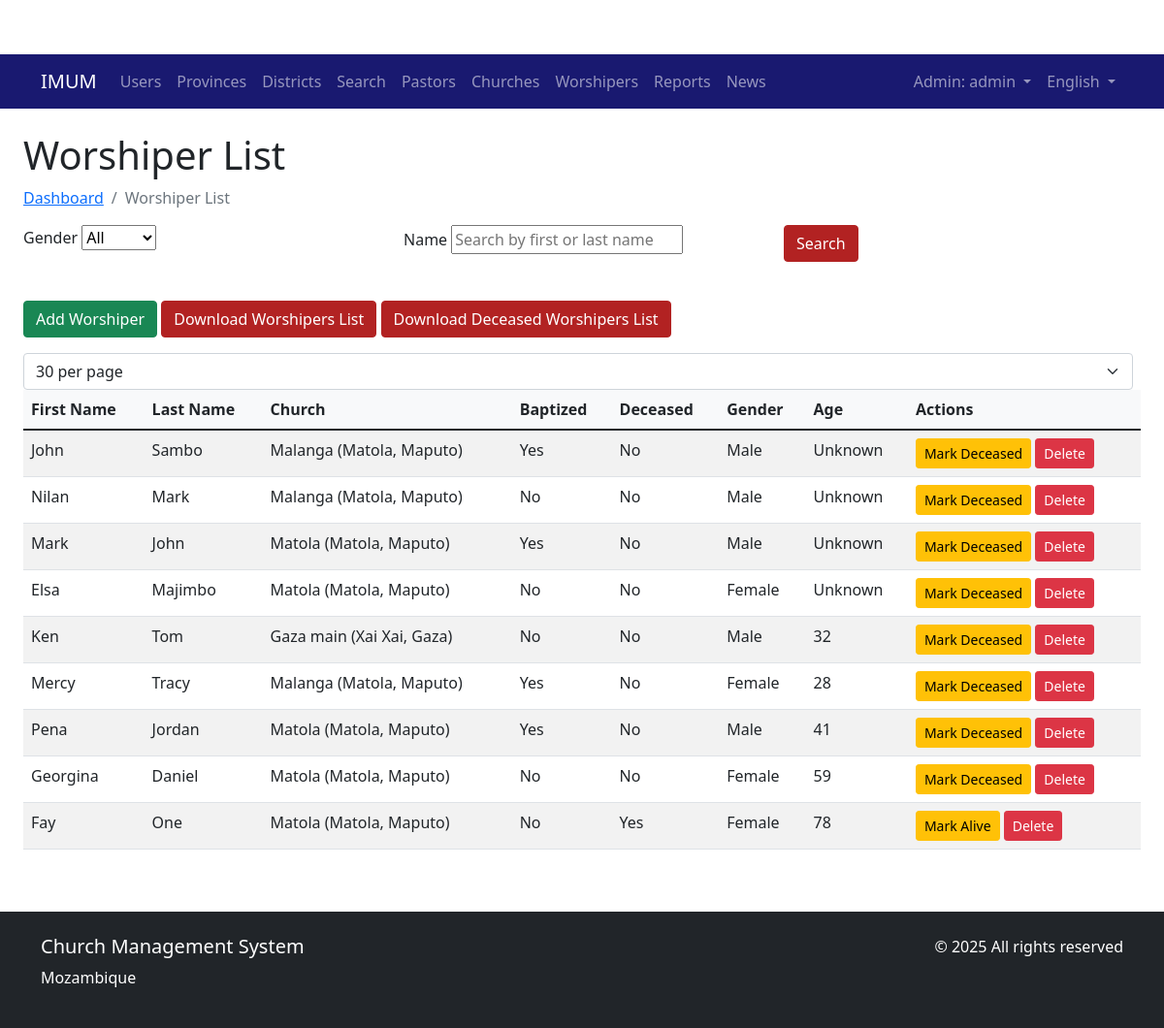
Page /worshipers/ (signed in) on the committed database.
### church/models.py (models this page shows, shortened)
class User(AbstractUser):
    ROLE_CHOICES = (
        ('ADMIN', _('Admin')),
        ('MAIN_REVEREND', _('Main Reverend')),
        ('PASTOR', _('Pastor')),
    )
    GENDER_CHOICES = (
        ('M', _('Male')),
        ('F', _('Female')),
        ('O', _('Other')),
    )
    PASTOR_CATEGORY_CHOICES = (
        ('DEACON', _('Deacon')),
        ('PROBATIONARY', _('Probationary')),
        ('PRESBYTER', _('Presbyter')),
    )
    role = models.CharField(max_length=20, choices=ROLE_CHOICES, default='PASTOR')
    phone_number = models.CharField(max_length=20, blank=True, null=True)
    profile_picture = models.ImageField(upload_to='profile_pics/', blank=True, null=True)
    address = models.TextField(blank=True, null=True)
    gender = models.CharField(max_length=1, choices=GENDER_CHOICES, blank=True, null=True)
    date_of_birth = models.DateField(blank=True, null=True)
    created_by = models.ForeignKey(
        'self',
        on_delete=models.SET_NULL,
        null=True,
        blank=True,
        related_name='created_users',
        verbose_name=_('Created By')
    )
    groups = models.ManyToManyField(
        Group,
        verbose_name=_('groups'),
        blank=True,
        help_text=_(
            'The groups this user belongs to. A user will get all permissions '
            'granted to each of their groups.'
        ),
        related_name="church_user_set",
        related_query_name="church_user",
    )
    user_permissions = models.ManyToManyField(
        Permission,
        verbose_name=_('user permissions'),
        blank=True,
        help_text=_('Specific permissions for this user.'),
        related_name="church_user_set",
        related_query_name="church_user",
    )
    pastor_category = models.CharField(
        max_length=20,
        choices=PASTOR_CATEGORY_CHOICES,
        null=True,
        blank=True,
        verbose_name=_('Pastor Category')
    )
    class Meta:
        verbose_name = _('user')
        verbose_name_plural = _('users')

class Worshiper(models.Model):
    GENDER_CHOICES = (
        ('M', _('Male')),
        ('F', _('Female')),
        ('O', _('Other')),
    )
    first_name = models.CharField(max_length=100, verbose_name=_('First Name'))
    last_name = models.CharField(max_length=100, verbose_name=_('Last Name'))
    church = models.ForeignKey(Church, on_delete=models.CASCADE, related_name='worshipers', verbose_name=_('Church'))
    phone_number = models.CharField(max_length=20, blank=True, null=True, verbose_name=_('Phone Number'))
    email = models.EmailField(blank=True, null=True, verbose_name=_('Email'))
    is_baptized = models.BooleanField(default=False, verbose_name=_('Is Baptized'))
    is_deceased = models.BooleanField(default=False)
    gender = models.CharField(max_length=1, choices=GENDER_CHOICES, blank=True, null=True, verbose_name=_('Gender'))
    date_of_birth = models.DateField(blank=True, null=True, verbose_name=_('Date of Birth'))
    created_at = models.DateTimeField(auto_now_add=True, verbose_name=_('Created At'))
    def get_age(self):
        if self.date_of_birth:
            today = datetime.date.today()
            return today.year - self.date_of_birth.year - ((today.month, today.day) < (self.date_of_birth.month, self.date_of_birth.day))
        return None
    class Meta:
        verbose_name = _('Worshiper')
        verbose_name_plural = _('Worshipers')
        indexes = [
            models.Index(fields=['is_baptized']),
            models.Index(fields=['is_deceased']),
            models.Index(fields=['gender']),
            models.Index(fields=['date_of_birth']),
            models.Index(fields=['email']),
            models.Index(fields=['church']),
        ]

class Church(models.Model):
    name = models.CharField(max_length=200)
    district = models.ForeignKey(District, on_delete=models.CASCADE, related_name='churches')
    pastor = models.ForeignKey(User, on_delete=models.SET_NULL, null=True, blank=True,
                             limit_choices_to={'role': 'PASTOR'}, related_name = 'churches')
    address = models.TextField()
    established_date = models.DateField()
    class Meta:
        verbose_name = _('Church')
        verbose_name_plural = _('Churches')
        ordering = ['name']
    def __str__(self):
        return f"{self.name} ({self.district})"

class District(models.Model):
    name = models.CharField(max_length=100)
    province = models.ForeignKey(Province, on_delete=models.CASCADE, related_name='districts')
    main_reverend = models.ForeignKey(User, on_delete=models.SET_NULL, null=True, blank=True,
                                    limit_choices_to={'role': 'MAIN_REVEREND'})
    class Meta:
        verbose_name = _('District')
        verbose_name_plural = _('Districts')
        ordering = ['province', 'name']
        unique_together = ('name', 'province')
    def __str__(self):
        return f"{self.name}, {self.province.name}"

class Province(models.Model):
    name = models.CharField(max_length=100, unique=True)
    code = models.CharField(max_length=10, unique=True)
    class Meta:
        verbose_name = _('Province')
        verbose_name_plural = _('Provinces')
        ordering = ['name']

### church/views.py (the view, shortened to what this page needs)
# urls.py: path('worshipers/', views.worshiper_list, name='worshiper_list'),
@login_required
def worshiper_list(request):
    queryset = Worshiper.objects.select_related('church__district__province').order_by('id')
    form = PastorWorshiperSearchForm(request.GET or None, user=request.user)
    if request.user.role == 'MAIN_REVEREND':
        district = District.objects.get(main_reverend=request.user)
        queryset = queryset.filter(church__district=district)
    elif request.user.role == 'PASTOR':
        church = Church.objects.filter(pastor=request.user).first()
        queryset = queryset.filter(church=church) if church else queryset.none()
    worshipers, per_page = get_paginated_queryset(request, queryset)
    context = {
        'worshipers': worshipers,
        'form': form,
        'is_baptized': request.GET.get('is_baptized'),
        'per_page': per_page,
    }
    logger.info(f"Worshiper list for {request.user.username} ({request.user.role}): {context}")
    return render(request, 'church/pastor/worshiper_list.html', context)

### church/forms.py
class PastorWorshiperSearchForm(forms.Form):
    gender = forms.ChoiceField(choices=[('', _('All'))] + list(Worshiper.GENDER_CHOICES), required=False, label=_('Gender'))
    name = forms.CharField(max_length=100, required=False, label=_('Name'), widget=forms.TextInput(attrs={'placeholder': _('Search by first or last name')}))
    def __init__(self, *args, user=None, **kwargs):
        super().__init__(*args, **kwargs)
        if user and user.role == 'PASTOR':
            church = Church.objects.filter(pastor=user).first()
            self.church = church if church else None

### church/views.py (called while the page is built)
def get_paginated_queryset(request, queryset, default_per_page=30):
    per_page = request.GET.get('per_page', default_per_page)
    try:
        per_page = int(per_page)
        if per_page not in [30, 50, 100]:
            per_page = default_per_page
    except ValueError:
        per_page = default_per_page
    paginator = Paginator(queryset, per_page)
    page = request.GET.get('page')
    paginated = paginator.get_page(page)
    return paginated, per_page

### templates/church/pastor/worshiper_list.html (shortened to what this page needs)
{% extends "church/base.html" %}
{% load i18n %}
{% block content %}
<div class="container-fluid">
    <h1>{% trans "Worshiper List" %}</h1>
    <nav aria-label="breadcrumb">
        <ol class="breadcrumb">
            <li class="breadcrumb-item"><a href="{% url 'church:dashboard' %}">{% trans "Dashboard" %}</a></li>
            <li class="breadcrumb-item active">{% trans "Worshiper List" %}</li>
        </ol>
    </nav>
    <form method="get" class="mb-4">
        <div class="row">
            {% for field in form %}
            <div class="col-md-4 mb-3">
                <label for="{{ field.id_for_label }}" class="form-label">{{ field.label }}</label>
                {{ field }}
            </div>
            {% endfor %}
            <div class="col-md-4 mb-3 align-self-end">
                <button type="submit" class="btn btn-primary">{% trans "Search" %}</button>
            </div>
        </div>
    </form>
    <div class="mb-3">
        <a href="{% url 'church:worshiper_create' %}" class="btn btn-success">{% trans "Add Worshiper" %}</a>
        <a href="{% url 'church:download_reports' %}?type=worshipers" class="btn btn-primary" data-bs-toggle="tooltip" title="{% trans 'Download all worshipers as CSV' %}">{% trans "Download Worshipers List" %}</a>
        <a href="{% url 'church:download_reports' %}?type=deceased_worshipers" class="btn btn-primary" data-bs-toggle="tooltip" title="{% trans 'Download deceased worshipers as CSV' %}">{% trans "Download Deceased Worshipers List" %}</a>
    </div>
     <form class="d-flex">
            <select name="per_page" class="form-select me-2" onchange="this.form.submit()">
                <option value="30" {% if per_page == 30 %}selected{% endif %}>{% trans "30 per page" %}</option>
            </select>
        </form>
    <div class="table-responsive">
        <table class="table table-striped">
            <thead>
                <tr>
                    <th>{% trans "First Name" %}</th>
                    <th>{% trans "Last Name" %}</th>
                    <th>{% trans "Church" %}</th>
                    <th>{% trans "Baptized" %}</th>
                    <th>{% trans "Deceased" %}</th>
                    <th>{% trans "Gender" %}</th>
                    <th>{% trans "Age" %}</th>
                    <th>{% trans "Actions" %}</th>
                </tr>
            </thead>
            <tbody>
                {% for worshiper in worshipers %}
                <tr>
                    <td>{{ worshiper.first_name }}</td>
                    <td>{{ worshiper.last_name }}</td>
                    <td>{{ worshiper.church }}</td>
                    <td>{{ worshiper.is_baptized|yesno:_("Yes,No") }}</td>
                    <td>{{ worshiper.is_deceased|yesno:_("Yes,No") }}</td>
                    <td>{{ worshiper.get_gender_display }}</td>
                    <td>{{ worshiper.get_age|default:_("Unknown") }}</td>
                    <td>
                        <a href="{% url 'church:mark_worshiper_deceased' worshiper.id %}" class="btn btn-sm btn-warning" data-bs-toggle="tooltip" title="{% trans 'Toggle Deceased Status' %}">
                            {% if worshiper.is_deceased %}{% trans "Mark Alive" %}{% else %}{% trans "Mark Deceased" %}{% endif %}
                        </a>
                        <a href="{% url 'church:delete_worshiper' worshiper.id %}" class="btn btn-sm btn-danger" data-bs-toggle="tooltip" title="{% trans 'Delete Worshiper' %}">{% trans "Delete" %}</a>
                    </td>
                </tr>
                {% empty %}
                <tr>
                    <td colspan="8" class="text-center">{% trans "No worshipers found." %}</td>
                </tr>
                {% endfor %}
            </tbody>
        </table>
    </div>
</div>
{% endblock %}

### templates/church/base.html (shortened to what this page needs)
<!DOCTYPE html>
{% load i18n static %}
<html lang="{% if LANGUAGE_CODE %}{{ LANGUAGE_CODE }}{% else %}en{% endif %}">
<head>
    <link href="https://cdn.jsdelivr.net/npm/bootstrap@5.1.3/dist/css/bootstrap.min.css" rel="stylesheet">
    <link rel="stylesheet" href="https://cdn.jsdelivr.net/npm/bootstrap-icons@1.8.1/font/bootstrap-icons.css">
    <link rel="stylesheet" href="{% static 'css/custom.css' %}">
</head>
<body>
    <nav class="navbar navbar-expand-lg navbar-dark" style="background-color: #191970;">
        <div class="container">
            <a class="navbar-brand" href="{% url 'church:dashboard' %}">IMUM</a>
            <div class="collapse navbar-collapse" id="navbarNav">
                <ul class="navbar-nav me-auto">
                    {% if user.is_authenticated %}
                        {% if user.is_superuser or user.role == 'ADMIN' %}
                            <li class="nav-item">
                                <a class="nav-link" href="{% url 'church:user_list' %}">{% trans "Users" %}</a>
                            </li>
                            <li class="nav-item">
                                <a class="nav-link" href="{% url 'church:province_list' %}">{% trans "Provinces" %}</a>
                            </li>
                            <li class="nav-item">
                                <a class="nav-link" href="{% url 'church:district_list' %}">{% trans "Districts" %}</a>
                            </li>
                            <li class="nav-item">
                                <a class="nav-link" href="{% url 'church:search' %}">{% trans "Search" %}</a>
                            </li>
                        {% endif %}
                        {% if user.is_superuser or user.role == 'ADMIN' or user.role == 'MAIN_REVEREND' %}
                            <li class="nav-item">
                                <a class="nav-link" href="{% url 'church:pastor_list' %}">{% trans "Pastors" %}</a>
                            </li>
                            <li class="nav-item">
                                <a class="nav-link" href="{% url 'church:church_list' %}">{% trans "Churches" %}</a>
                            </li>
                        {% endif %}
                        <li class="nav-item">
                            <a class="nav-link" href="{% url 'church:worshiper_list' %}">{% trans "Worshipers" %}</a>
                        </li>
                        <li class="nav-item">
                            <a class="nav-link" href="{% url 'church:reports' %}">{% trans "Reports" %}</a>
                        </li>
                        <li class="nav-item">
                            <a class="nav-link" href="{% url 'church:news_list' %}">{% trans "News" %}</a>
                        </li>
                    {% endif %}
                </ul>
                <ul class="navbar-nav">
                    {% if user.is_authenticated %}
                        <li class="nav-item dropdown">
                            <a class="nav-link dropdown-toggle" href="#" id="navbarDropdown" role="button" data-bs-toggle="dropdown">
                                {{ user.get_role_display }}: {{ user.username }}
                            </a>
                        </li>
                    {% else %}
                        <li class="nav-item">
                            <a class="nav-link" href="{% url 'church:login' %}">{% trans "Login" %}</a>
                        </li>
                    {% endif %}
                    <li class="nav-item dropdown">
                        <a class="nav-link dropdown-toggle" href="#" id="languageDropdown" role="button" data-bs-toggle="dropdown">
                            {% if LANGUAGE_CODE == 'pt' %}Português{% else %}English{% endif %}
                        </a>
                    </li>
                </ul>
            </div>
        </div>
    </nav>
    <div class="container-fluid mt-4">
        {% block content %}
        {% endblock %}
    </div>
    <footer class="bg-dark text-white py-4 mt-5">
        <div class="container">
            <div class="row">
                <div class="col-md-6">
                    <h5>{% trans "Church Management System" %}</h5>
                    <p>{% trans "Mozambique" %}</p>
                </div>
                <div class="col-md-6 text-md-end">
                    <p>&copy; {% now "Y" %} {% trans "All rights reserved" %}</p>
                </div>
            </div>
        </div>
    </footer>
</body>
</html>

### static/css/custom.css (style rules this page uses)
:root { --primary-color: #B22222; --secondary-color: #191970; }
body { padding-top: 56px; }
.btn-primary { background-color: var(--primary-color); border-color: var(--primary-color); }
.navbar { background-color: var(--secondary-color) !important; }
.table th { background-color: #f8f9fa; }

### rows in the picture
User: role "Admin", username "admin"
Worshiper: first_name "John", last_name "Sambo", church "Malanga (Matola, Maputo)", is_baptized "Yes", is_deceased "No", gender "Male", get_age "Unknown"
Worshiper: first_name "Nilan", last_name "Mark", church "Malanga (Matola, Maputo)", is_baptized "No", is_deceased "No", gender "Male", get_age "Unknown"
Worshiper: first_name "Mark", last_name "John", church "Matola (Matola, Maputo)", is_baptized "Yes", is_deceased "No", gender "Male", get_age "Unknown"
Worshiper: first_name "Elsa", last_name "Majimbo", church "Matola (Matola, Maputo)", is_baptized "No", is_deceased "No", gender "Female", get_age "Unknown"
Worshiper: first_name "Ken", last_name "Tom", church "Gaza main (Xai Xai, Gaza)", is_baptized "No", is_deceased "No", gender "Male", get_age "32"
Worshiper: first_name "Mercy", last_name "Tracy", church "Malanga (Matola, Maputo)", is_baptized "Yes", is_deceased "No", gender "Female", get_age "28"
Worshiper: first_name "Pena", last_name "Jordan", church "Matola (Matola, Maputo)", is_baptized "Yes", is_deceased "No", gender "Male", get_age "41"
Worshiper: first_name "Georgina", last_name "Daniel", church "Matola (Matola, Maputo)", is_baptized "No", is_deceased "No", gender "Female", get_age "59"
Worshiper: first_name "Fay", last_name "One", church "Matola (Matola, Maputo)", is_baptized "No", is_deceased "Yes", gender "Female", get_age "78"

### other values in the picture
{{ field.label }} "Gender" "Name"
